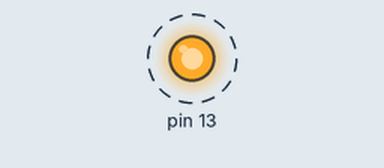
This sketch was run on a simulated Arduino Uno, built with avr-gcc and run on an emulated ATmega328P. On the bench: output pins drawn as LEDs (lit = HIGH). Dashed ring = blinking.

Above: at 0.4 s.
Timing chart, 0 to 4.1 s (numbered marks = the images above):
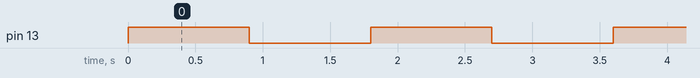

The sketch:

led.ino
```cpp
/**
 * Acionamento de um Led
 * Sauthor Paulo Sérgio
 */
void setup() {
   pinMode(13,OUTPUT);

}

void loop() {
  digitalWrite(13,HIGH);
  delay(900); //1000ms = 1s
  digitalWrite(13,LOW);
  delay(900); //1000ms = 1s
}
```

Measured:
- by itself, pin 13: alternates HIGH for 0.90 s and LOW for 0.90 s
